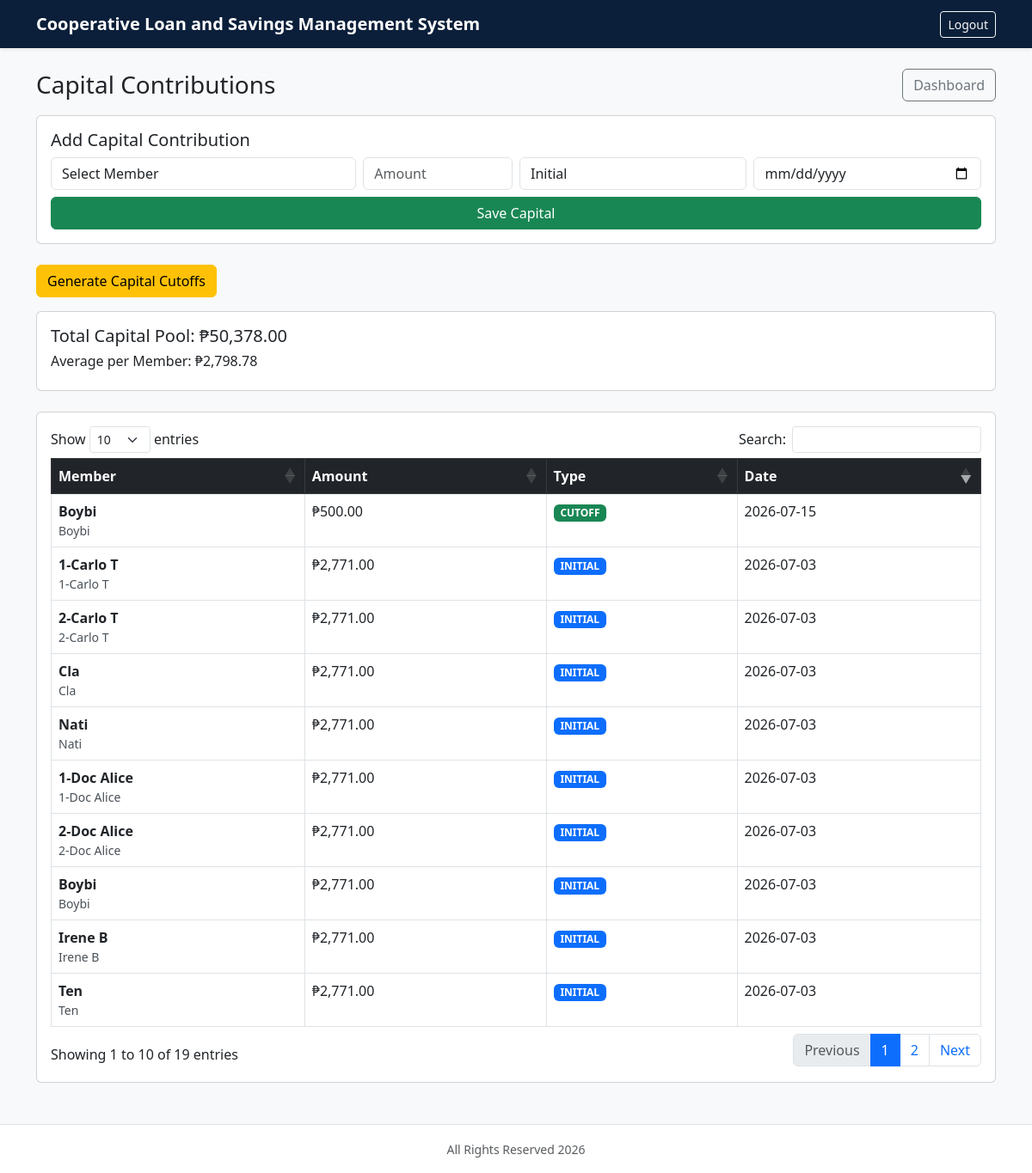
Page /capital.php (signed in) on the committed database.
### tables this page shows
CREATE TABLE `capital_contributions` (
  `id` int(10) unsigned NOT NULL AUTO_INCREMENT,
  `borrower_id` int(10) unsigned NOT NULL,
  `amount` decimal(12,2) NOT NULL DEFAULT 0.00,
  `type` enum('INITIAL','CUTOFF') NOT NULL DEFAULT 'CUTOFF',
  `contribution_date` date NOT NULL,
  `period_label` varchar(100) DEFAULT NULL,
  `created_at` timestamp NOT NULL DEFAULT current_timestamp(),
  PRIMARY KEY (`id`),
  KEY `capital_contributions_borrower_id_index` (`borrower_id`),
  KEY `capital_contributions_date_type_index` (`contribution_date`,`type`),
  CONSTRAINT `capital_contributions_borrower_id_fk` FOREIGN KEY (`borrower_id`) REFERENCES `borrowers` (`id`) ON DELETE CASCADE ON UPDATE CASCADE
);

CREATE TABLE `users` (
  `id` int(10) unsigned NOT NULL AUTO_INCREMENT,
  `username` varchar(100) NOT NULL,
  `password` varchar(255) NOT NULL,
  `status` enum('Admin','Member') NOT NULL DEFAULT 'Member',
  `borrower_id` int(10) unsigned DEFAULT NULL,
  `created_at` timestamp NOT NULL DEFAULT current_timestamp(),
  PRIMARY KEY (`id`),
  UNIQUE KEY `users_username_unique` (`username`),
  KEY `users_borrower_id_index` (`borrower_id`),
  CONSTRAINT `users_borrower_id_fk` FOREIGN KEY (`borrower_id`) REFERENCES `borrowers` (`id`) ON DELETE SET NULL ON UPDATE CASCADE
);

CREATE TABLE `borrowers` (
  `id` int(10) unsigned NOT NULL AUTO_INCREMENT,
  `name` varchar(255) NOT NULL,
  `first_name` varchar(100) DEFAULT NULL,
  `last_name` varchar(100) DEFAULT NULL,
  `gcash_name` varchar(150) DEFAULT NULL,
  `gcash_number` varchar(50) DEFAULT NULL,
  `status` enum('Active','Inactive') NOT NULL DEFAULT 'Active',
  `savings_closed` tinyint(1) NOT NULL DEFAULT 0,
  `created_at` timestamp NOT NULL DEFAULT current_timestamp(),
  PRIMARY KEY (`id`),
  UNIQUE KEY `borrowers_name_unique` (`name`)
);

### auth.php (called while the page is built, shortened)
<?php
function is_logged_in()
{
    return isset($_SESSION['user_id']);
}
function current_user_status()
{
    return $_SESSION['user_status'] ?? null;
}

### capital.php (the view, shortened to what this page needs)
<?php
include 'db.php';
include 'auth.php';
include 'layout.php';
?>
<!DOCTYPE html>
<html>
<head>
<link href="https://cdn.jsdelivr.net/npm/bootstrap@5.3.0/dist/css/bootstrap.min.css" rel="stylesheet">
<link rel="stylesheet" href="assets/css/mobile.css">
<link rel="stylesheet" href="assets/css/theme.css">
<link rel="stylesheet" href="https://cdn.jsdelivr.net/npm/bootstrap@5.3.0/dist/css/bootstrap.min.css">
<link rel="stylesheet" href="https://cdn.datatables.net/1.13.6/css/dataTables.bootstrap5.min.css">
</head>
<body class="bg-light">
<?php render_navbar(); ?>
<div class="container mt-4">
<div class="d-flex justify-content-between align-items-center mb-3">
<h3 class="mb-0">Capital Contributions</h3>
<a href="index.php" class="btn btn-outline-secondary">Dashboard</a>
</div>
<div class="card mb-4">
<div class="card-body">
<h5>Add Capital Contribution</h5>
<form method="POST" action="ajax/save_capital.php" class="row g-2" id="capitalForm">
<div class="col-md-4">
<select name="borrower_id" class="form-control" required>
<option value="">Select Member</option>
</select>
</div>
<div class="col-md-2">
<input type="number" name="amount" class="form-control" placeholder="Amount" required>
</div>
<div class="col-md-3">
<select name="type" class="form-control">
<option value="INITIAL">Initial</option>
</select>
</div>
<div class="col-md-3">
<input type="date" name="date" class="form-control" required>
</div>
<div class="col-md-12">
<button class="btn btn-success w-100">Save Capital</button>
</div>
</form>
</div>
</div>
<div class="col-md-12">
<a href="admin/generate_capital.php" class="btn btn-warning mb-3">
    Generate Capital Cutoffs
</a>
</div>
<div class="card mb-4">
<div class="card-body">
<?php
$total = $conn->query("SELECT SUM(amount) as t FROM capital_contributions")->fetch_assoc()['t'] ?? 0;
$count = $conn->query("SELECT COUNT(DISTINCT borrower_id) as t FROM capital_contributions")->fetch_assoc()['t'] ?? 1;
$average = $count > 0 ? $total / $count : 0;
?>
<h5>Total Capital Pool: <span id="capitalTotalText">₱<?= number_format($total,2) ?></span></h5>
<h6>Average per Member: <span id="capitalAverageText">₱<?= number_format($average,2) ?></span></h6>
</div>
</div>
<div class="card">
<div class="card-body">
<div class="table-responsive">
<table class="table table-bordered table-hover" id="capitalTable">
<thead class="table-dark">
<tr>
<th>Member</th>
<th>Amount</th>
<th>Type</th>
<th>Date</th>
</tr>
</thead>
<tbody>
<?php
$res = $conn->query("
SELECT capital_contributions.*, borrowers.name, users.username
FROM capital_contributions
JOIN borrowers ON borrowers.id = capital_contributions.borrower_id
LEFT JOIN users ON users.borrower_id = borrowers.id AND users.status = 'Member'
ORDER BY contribution_date DESC
");
while($row = $res->fetch_assoc()):
?>
<tr>
<td><?php render_member_identity($row['username'] ?? '', $row['name']); ?></td>
<td>₱<?= number_format($row['amount'],2) ?></td>
<td>
<span class="badge bg-<?= $row['type']=='INITIAL'?'primary':'success' ?>">
<?= $row['type'] ?>
</span>
</td>
<td><?= $row['contribution_date'] ?></td>
</tr>
<?php endwhile; ?>
</tbody>
</table>
</div>
</div>
</div>
</div>
<div class="toast-container position-fixed top-0 end-0 p-3">
</div>
<?php render_footer(); ?>
</body>
</html>

### layout.php
<?php
function render_navbar($title = 'Cooperative Loan and Savings Management System')
{
    ?>
    <nav class="navbar navbar-expand-lg navbar-dark app-navbar sticky-top shadow-sm">
        <div class="container">
            <a class="navbar-brand fw-bold text-white" href="<?= current_user_status() === 'Admin' ? 'index.php' : 'member_dashboard.php' ?>">
                <?= htmlspecialchars($title) ?>
            </a>
            <?php if (is_logged_in()): ?>
                <div class="ms-auto">
                    <a href="logout.php" class="btn btn-outline-light btn-sm">Logout</a>
                </div>
            <?php endif; ?>
        </div>
    </nav>
    <?php
}
function render_footer()
{
    ?>
    <footer class="app-footer text-center text-muted py-3 mt-5">
        <small>All Rights Reserved 2026</small>
    </footer>
    <?php
}
function render_member_identity($username, $fullName)
{
    $mainName = trim((string)$username) !== '' ? $username : $fullName;
    ?>
    <strong><?= htmlspecialchars($mainName) ?></strong>
    <small class="d-block text-dark-emphasis"><?= htmlspecialchars($fullName) ?></small>
    <?php
}

### assets/css/mobile.css (style rules this page uses)
body { overflow-x: hidden; }
.card { border-radius: .75rem; }
.card-body { overflow-x: auto; }
.table { vertical-align: middle; }
.table th, .table td { white-space: nowrap; }

### assets/css/theme.css (style rules this page uses)
:root { --midnight-blue: #0b1f3a; }
.app-navbar { background: var(--midnight-blue); }
.app-navbar .navbar-brand { white-space: normal; }
.app-footer { border-top: 1px solid rgba(11, 31, 58, .12); background: #fff; }
body { min-height: 100vh; }

### rows in the picture
capital_contributions: users.username "Boybi", borrower.name "Boybi", amount "500.00", type "CUTOFF", contribution_date "2026-07-15"
capital_contributions: users.username "1-Carlo T", borrower.name "1-Carlo T", amount "2,771.00", type "INITIAL", contribution_date "2026-07-03"
capital_contributions: users.username "2-Carlo T", borrower.name "2-Carlo T", amount "2,771.00", type "INITIAL", contribution_date "2026-07-03"
capital_contributions: users.username "Cla", borrower.name "Cla", amount "2,771.00", type "INITIAL", contribution_date "2026-07-03"
capital_contributions: users.username "Nati", borrower.name "Nati", amount "2,771.00", type "INITIAL", contribution_date "2026-07-03"
capital_contributions: users.username "1-Doc Alice", borrower.name "1-Doc Alice", amount "2,771.00", type "INITIAL", contribution_date "2026-07-03"
capital_contributions: users.username "2-Doc Alice", borrower.name "2-Doc Alice", amount "2,771.00", type "INITIAL", contribution_date "2026-07-03"
capital_contributions: users.username "Boybi", borrower.name "Boybi", amount "2,771.00", type "INITIAL", contribution_date "2026-07-03"
capital_contributions: users.username "Irene B", borrower.name "Irene B", amount "2,771.00", type "INITIAL", contribution_date "2026-07-03"
capital_contributions: users.username "Ten", borrower.name "Ten", amount "2,771.00", type "INITIAL", contribution_date "2026-07-03"

### other values in the picture
$title "Cooperative Loan and Savings Management System"
$total "50,378.00"
$average "2,798.78"
